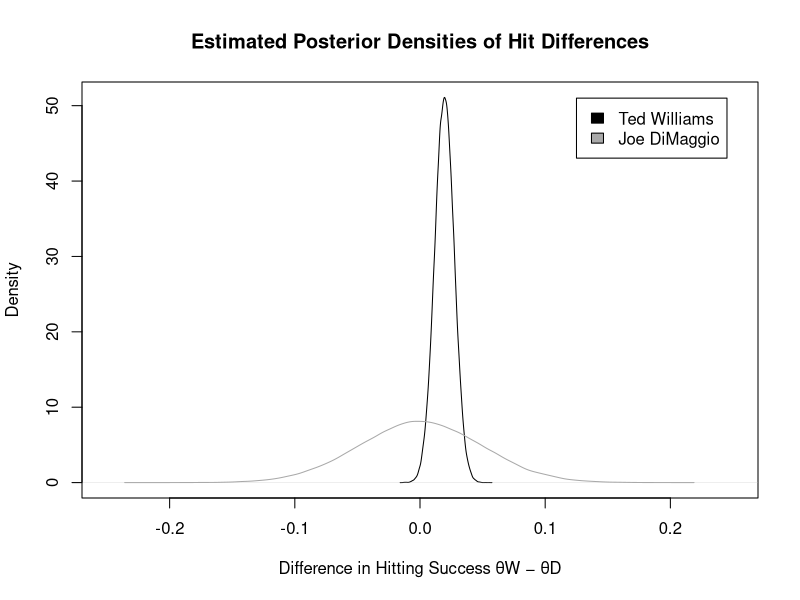

The R source for this figure:
## ---- chunk 1
# Ted Williams was a better hitter than Joe DiMaggio??
a <- 50 ; b <- 120 # For both Prior Beta(50,120)
# Ted Williams 
y1 <- 2654 ; n1 <- 7706
nReps <- 100000

theta1 <- rbeta(nReps,a + y1, n1 - y1 + b)
# Joe DiMaggio
y2 <- 2214 ; n2 <- 6821
theta2 <- rbeta(nReps,a + y2, n2 - y2 + b)

paste("Based on the priors we chose and the observed data, the approximate posterior probability of Ted Williams being a better hitter than Joe DiMaggio is ", round(mean(theta1>theta2),4), sep = "")
## ---- chunk 2
ints <- quantile(theta1-theta2, c(0.025 ,0.975))

paste("With .95 approximate posterior probability, the proportional increase in hitting success of Williams over DiMaggio is between the interval", round(ints[1],4),"and", round(ints[2],4))
## ---- chunk 3
prior1 <- rbeta(nReps,a,b)
prior2 <- rbeta(nReps,a,b)

# plot
plot(density(theta1-theta2),type = "l", col = "black", xlim  = c(-1/4,1/4),
     main = "Estimated Posterior Densities of Hit Differences",
     ylab = "Density", xlab = "Difference in Hitting Success θW − θD")
lines(density(prior1-prior2), type = "l", col = "dark gray")
legend(.125,51,c("Ted Williams", "Joe DiMaggio"), c("black", "dark gray"))
## ---- chunk 4
rm(list = ls())
# Was Ted Williams a better home-run hitter than Joe DiMaggio??
a <- 20 ; b <- 500 # For both Prior Beta(20, 500)
# Ted Williams 
y1 <- 521 ; n1 <- 7706
nReps <- 100000
theta1 <- rbeta(nReps,a + y1, n1 - y1 + b)
# Joe DiMaggio
y2 <- 361 ; n2 <- 6821
theta2 <- rbeta(nReps,a + y2, n2 - y2 + b)

paste("Based on the priors we chose and the observed data, the approximate posterior probability of Ted Williams being a better hitter than Joe DiMaggio is ", round(mean(theta1>theta2),4), sep = "")
## ---- chunk 5
# TED WILLIAMS A
a <- 50 ; b <- 120 # For both Prior Beta(50,120)
ynew <- 2 ;  nnew <- 5
## ---- chunk 6
# at least 2 exact.
prior_predictive <- function(a, b, ynew, nnew) {
  lgamma(a + b) - lgamma(a) - lgamma(b) + 
    lchoose(nnew,ynew) + lgamma(a + ynew) + 
    lgamma(b + nnew - ynew) - 
    lgamma(a + b + nnew) -> lprp
  exp(lprp)
}
ppp <- sum(sapply(2:5,function(x) prior_predictive(a,b,x,nnew)))


paste("Based on the priors selected, the prior predictive probability of Ted Williams having at least a .400 batting average after this first game is ", round(ppp,4), sep = "")
## ---- chunk 7

# Prior Predictive Distribution (has not changed because we have not observed new data)
theta <- rbeta(100000, a,b) ; ynew <- rbinom(100000,nnew,theta)
paste("Based on the priors selected, the approximate prior predictive probability of Ted Williams having at least a .400 batting average after this first game is ", mean(ynew>=2), sep = "")
## ---- chunk 8
# Ted Williams B
a <- 50 ; b <- 120 # For both Prior Beta(50,120)
ynew <- 242 ;  nnew <- 605
## ---- chunk 9
ppp <- sum(sapply(ynew:nnew, function(x) prior_predictive(a,b,x,nnew)))
paste("Based on the priors selected and the data observed, the prior predictive probability of Ted Williams having at least a .400 batting average after his first career season is ", round(ppp,4), sep = "")
## ---- chunk 10
# Prior Predictive Distribution (has not changed because we have not observed new data)
theta <- rbeta(100000, a,b) ; ynew <- rbinom(100000,nnew,theta)
paste("Based on the priors selected and the data observed, the approximate prior predictive probability of Ted Williams having at least a .400 batting average after his first career season is ", round(mean(ynew>=242),4), sep = "")
## ---- chunk 11
nobs <- 7706; yobs <- 2654
astar <- yobs + a ; bstar <- nobs - yobs + b
nnew <- 5
## ---- chunk 12
# Posterior predictive Exact
posterior_predictive <- function(astar,bstar,nnew,ynew) {
  lgamma(astar + bstar) - lgamma(astar) - lgamma(bstar) + 
    lchoose(nnew,ynew) + lgamma(astar + ynew) + 
    lgamma(bstar + nnew - ynew) - 
    lgamma(astar + bstar + nnew) -> lpop
  exp(lpop)
}

ppp <- sum(sapply(2:5, function(x) posterior_predictive(astar = astar,bstar = bstar,nnew = 5, ynew = x)))
paste("Based on the priors selected and the data observed, the posterior predictive probability of Ted Williams getting at least two hits out of five after his career is ", round(ppp,4), sep = "")
## ---- chunk 13
# Posterior Predictive Estimate
theta <- rbeta(100000, astar,bstar)
ynew <- rbinom(100000,nnew,theta) # for each value of theta, it creates a y new (essentially a for loop)
paste("Based on the priors selected and the data observed, the approximate posterior predictive probability of Ted Williams getting at least two hits out of five after his career is ", round(mean(ynew>=2),4), sep = "")
## ---- chunk 14
ppp <- sum(sapply(242:605,function(x) posterior_predictive(astar = astar,bstar = bstar,nnew = 605, ynew = x)))
paste("Based on the priors selected and the data observed, the posterior predictive probability of Ted Williams getting at least 242 hits out of 605 after his career is ", round(ppp,4), sep = "")
## ---- chunk 15
# Posterior Predictive Estimate
theta <- rbeta(100000, astar,bstar)
ynew <- rbinom(100000,605,theta)
paste("Based on the priors selected and the data observed, the approximate posterior predictive probability of Ted Williams getting at least 242 hits out of 605 after his career is ", round(mean(ynew>=242),4), sep = "")
## ---- chunk 16
# Functions, packages, and general information
library(dplyr)
rm(list = ls())

prior_predictive <- function(a, b, ynew, nnew) {
  lgamma(a + b) - lgamma(a) - lgamma(b) + 
    lchoose(nnew,ynew) + lgamma(a + ynew) + 
    lgamma(b + nnew - ynew) - 
    lgamma(a + b + nnew) -> lprp
  exp(lprp)
}

posterior_predictive <- function(astar,bstar,nnew,ynew) {
  lgamma(astar + bstar) - lgamma(astar) - lgamma(bstar) + 
    lchoose(nnew,ynew) + lgamma(astar + ynew) + 
    lgamma(bstar + nnew - ynew) - 
    lgamma(astar + bstar + nnew) -> lpop
  exp(lpop)
}

a <- 50 ; b <- 120 ; 
nnew <- 5 ; npred <- 605
nobs <- 6821; yobs <- 2214
astar <- yobs + a ; bstar <- nobs - yobs + b
nReps <- 100000
## ---- chunk 17
ppp <- sapply(2:5,function (x) prior_predictive(a = a,b = b, ynew = x, nnew = nnew)) %>% sum
paste("Based on the priors selected, the prior predictive probability of Joe DiMaggio getting at least 2 hits out of 5 before his career is ", round(ppp,4), sep = "")
## ---- chunk 18
theta <- rbeta(nReps,a,b)
ynew <- rbinom(nReps,nnew,theta)
paste("Based on the priors selected, the approximate prior predictive probability of Joe DiMaggio getting at least 2 hits out of 5 before his career is ", round(mean(ynew>=2),4), sep = "")
## ---- chunk 19
ppp <- sapply(242:npred, function(x) prior_predictive(a = a, b = b, ynew = x, nnew = npred)) %>% sum
paste("Based on the priors selected and the data observed, the prior predictive probability of Joe DiMaggio getting at least 242 hits out of 605 before his career is ", round(ppp,4), sep = "")
## ---- chunk 20
theta <- rbeta(nReps,a,b)
ynew <- rbinom(nReps,npred,theta)
paste("Based on the priors selected and the data observed, the approximate prior predictive probability of Joe DiMaggio getting at least 242 hits out of 605 before his career is ", round(mean(ynew>=242),4), sep = "")
## ---- chunk 21
ppp <- sapply(2:5,function(x) posterior_predictive(astar = astar, bstar = bstar,nnew = nnew,x)) %>% sum
paste("Based on the priors selected and the data observed, the posterior predictive probability of Joe DiMaggio getting at least 2 hits out of 5 after his career is ", round(ppp,4), sep = "")
## ---- chunk 22
theta <- rbeta(nReps,astar,bstar)
ynew <- rbinom(nReps,nnew,theta)
paste("Based on the priors selected and the data observed, the approximate posterior predictive probability of Joe DiMaggio getting at least 2 hits out of 5 after his career is ", round(mean(ynew>=2),4), sep = "")
## ---- chunk 23
ppp <- sapply(242:npred,function(x) posterior_predictive(astar,bstar,npred,x)) %>% sum
paste("Based on the priors selected and the data observed, the approximate posterior predictive probability of Joe DiMaggio getting at least 242 hits out of 605 after his career is ", round(ppp,4), sep = "")
## ---- chunk 24
theta <- rbeta(nReps,astar,bstar)
ynew <- rbinom(nReps,npred,theta)
paste("Based on the priors selected and the data observed, the approximate posterior predictive probability of Joe DiMaggio getting at least 242 hits out of 605 after his career is ", round(mean(ynew>=242),4), sep = "")
## ---- chunk 25
theta1 <- rbeta(nReps,a,b)
theta2 <- rbeta(nReps,a,b)
ynew1 <- rbinom(nReps,605,theta1)
ynew2 <- rbinom(nReps,605,theta2)
paste("Based on the priors selected, the approximate prior-predictive probability of Ted Williams strictly batting better than Joe DiMaggio if each had 605 at bats in their first season is ", round(mean(ynew1>ynew2),4))
## ---- chunk 26
a <- 50 ; b <- 120 ; y1 <- 2654; y2 <- 2214; 
n1 <- 7706; n2 <- 6821
astar1 <- a + y1 ; bstar1 <- n1 - y1 + b
astar2 <- a + y2 ; bstar2 <- n2 - y2 + b

theta1 <- rbeta(nReps,astar1,bstar1)
theta2 <- rbeta(nReps,astar2,bstar2)
ynew1 <- rbinom(nReps,605,theta1)
ynew2 <- rbinom(nReps,605,theta2)
paste("Based on the priors selected and data observed, the approximate posterior-predictive probability of Ted Williams strictly batting better than Joe DiMaggio if each had 605 at bats after their career is ", round(mean(ynew1>ynew2),4))
